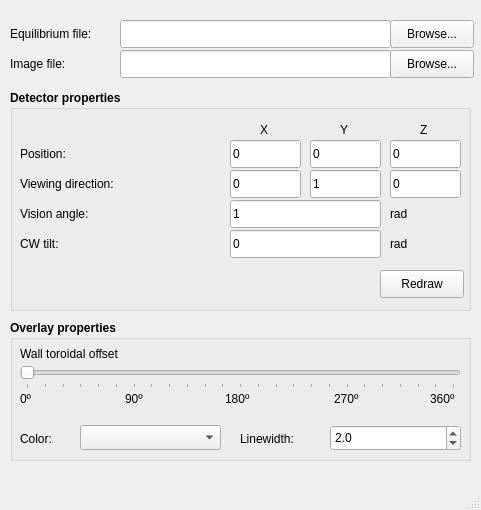
<?xml version="1.0" encoding="UTF-8"?>
<ui version="4.0">
 <class>DetectorCalibration</class>
 <widget class="QMainWindow" name="DetectorCalibration">
  <property name="geometry">
   <rect>
    <x>0</x>
    <y>0</y>
    <width>481</width>
    <height>510</height>
   </rect>
  </property>
  <property name="windowTitle">
   <string>Detector Calibration Tool</string>
  </property>
  <widget class="QWidget" name="centralwidget">
   <widget class="QLabel" name="label">
    <property name="geometry">
     <rect>
      <x>10</x>
      <y>20</y>
      <width>111</width>
      <height>28</height>
     </rect>
    </property>
    <property name="text">
     <string>Equilibrium file:</string>
    </property>
   </widget>
   <widget class="QLineEdit" name="tbEquilibrium">
    <property name="geometry">
     <rect>
      <x>120</x>
      <y>20</y>
      <width>271</width>
      <height>28</height>
     </rect>
    </property>
   </widget>
   <widget class="QLabel" name="label_2">
    <property name="geometry">
     <rect>
      <x>10</x>
      <y>50</y>
      <width>91</width>
      <height>28</height>
     </rect>
    </property>
    <property name="text">
     <string>Image file:</string>
    </property>
   </widget>
   <widget class="QLineEdit" name="tbImage">
    <property name="geometry">
     <rect>
      <x>120</x>
      <y>50</y>
      <width>271</width>
      <height>28</height>
     </rect>
    </property>
   </widget>
   <widget class="QPushButton" name="btnBrowseEq">
    <property name="geometry">
     <rect>
      <x>390</x>
      <y>20</y>
      <width>84</width>
      <height>28</height>
     </rect>
    </property>
    <property name="text">
     <string>Browse...</string>
    </property>
   </widget>
   <widget class="QPushButton" name="btnBrowseImage">
    <property name="geometry">
     <rect>
      <x>390</x>
      <y>50</y>
      <width>84</width>
      <height>28</height>
     </rect>
    </property>
    <property name="text">
     <string>Browse...</string>
    </property>
   </widget>
   <widget class="QGroupBox" name="gbDetector">
    <property name="geometry">
     <rect>
      <x>10</x>
      <y>90</y>
      <width>461</width>
      <height>221</height>
     </rect>
    </property>
    <property name="font">
     <font>
      <weight>75</weight>
      <bold>true</bold>
     </font>
    </property>
    <property name="title">
     <string>Detector properties</string>
    </property>
    <widget class="QLabel" name="label_3">
     <property name="geometry">
      <rect>
       <x>250</x>
       <y>30</y>
       <width>21</width>
       <height>20</height>
      </rect>
     </property>
     <property name="font">
      <font>
       <weight>50</weight>
       <bold>false</bold>
      </font>
     </property>
     <property name="text">
      <string>X</string>
     </property>
    </widget>
    <widget class="QLabel" name="label_4">
     <property name="geometry">
      <rect>
       <x>330</x>
       <y>30</y>
       <width>21</width>
       <height>20</height>
      </rect>
     </property>
     <property name="font">
      <font>
       <weight>50</weight>
       <bold>false</bold>
      </font>
     </property>
     <property name="text">
      <string>Y</string>
     </property>
    </widget>
    <widget class="QLabel" name="label_5">
     <property name="geometry">
      <rect>
       <x>410</x>
       <y>30</y>
       <width>21</width>
       <height>20</height>
      </rect>
     </property>
     <property name="font">
      <font>
       <weight>50</weight>
       <bold>false</bold>
      </font>
     </property>
     <property name="text">
      <string>Z</string>
     </property>
    </widget>
    <widget class="QLineEdit" name="tbPosX">
     <property name="geometry">
      <rect>
       <x>220</x>
       <y>50</y>
       <width>71</width>
       <height>28</height>
      </rect>
     </property>
     <property name="font">
      <font>
       <weight>50</weight>
       <bold>false</bold>
      </font>
     </property>
     <property name="text">
      <string>0</string>
     </property>
    </widget>
    <widget class="QLineEdit" name="tbPosY">
     <property name="geometry">
      <rect>
       <x>300</x>
       <y>50</y>
       <width>71</width>
       <height>28</height>
      </rect>
     </property>
     <property name="font">
      <font>
       <weight>50</weight>
       <bold>false</bold>
      </font>
     </property>
     <property name="text">
      <string>0</string>
     </property>
    </widget>
    <widget class="QLineEdit" name="tbPosZ">
     <property name="geometry">
      <rect>
       <x>380</x>
       <y>50</y>
       <width>71</width>
       <height>28</height>
      </rect>
     </property>
     <property name="font">
      <font>
       <weight>50</weight>
       <bold>false</bold>
      </font>
     </property>
     <property name="text">
      <string>0</string>
     </property>
    </widget>
    <widget class="QLineEdit" name="tbDirX">
     <property name="geometry">
      <rect>
       <x>220</x>
       <y>80</y>
       <width>71</width>
       <height>28</height>
      </rect>
     </property>
     <property name="font">
      <font>
       <weight>50</weight>
       <bold>false</bold>
      </font>
     </property>
     <property name="text">
      <string>0</string>
     </property>
    </widget>
    <widget class="QLineEdit" name="tbDirZ">
     <property name="geometry">
      <rect>
       <x>380</x>
       <y>80</y>
       <width>71</width>
       <height>28</height>
      </rect>
     </property>
     <property name="font">
      <font>
       <weight>50</weight>
       <bold>false</bold>
      </font>
     </property>
     <property name="text">
      <string>0</string>
     </property>
    </widget>
    <widget class="QLineEdit" name="tbDirY">
     <property name="geometry">
      <rect>
       <x>300</x>
       <y>80</y>
       <width>71</width>
       <height>28</height>
      </rect>
     </property>
     <property name="font">
      <font>
       <weight>50</weight>
       <bold>false</bold>
      </font>
     </property>
     <property name="text">
      <string>1</string>
     </property>
    </widget>
    <widget class="QLabel" name="label_6">
     <property name="geometry">
      <rect>
       <x>10</x>
       <y>50</y>
       <width>131</width>
       <height>28</height>
      </rect>
     </property>
     <property name="font">
      <font>
       <weight>50</weight>
       <bold>false</bold>
      </font>
     </property>
     <property name="text">
      <string>Position:</string>
     </property>
    </widget>
    <widget class="QLabel" name="label_7">
     <property name="geometry">
      <rect>
       <x>10</x>
       <y>80</y>
       <width>191</width>
       <height>28</height>
      </rect>
     </property>
     <property name="font">
      <font>
       <weight>50</weight>
       <bold>false</bold>
      </font>
     </property>
     <property name="text">
      <string>Viewing direction:</string>
     </property>
    </widget>
    <widget class="QLabel" name="label_8">
     <property name="geometry">
      <rect>
       <x>10</x>
       <y>110</y>
       <width>141</width>
       <height>28</height>
      </rect>
     </property>
     <property name="font">
      <font>
       <weight>50</weight>
       <bold>false</bold>
      </font>
     </property>
     <property name="text">
      <string>Vision angle:</string>
     </property>
    </widget>
    <widget class="QLineEdit" name="tbVisang">
     <property name="geometry">
      <rect>
       <x>220</x>
       <y>110</y>
       <width>151</width>
       <height>28</height>
      </rect>
     </property>
     <property name="font">
      <font>
       <weight>50</weight>
       <bold>false</bold>
      </font>
     </property>
     <property name="text">
      <string>1</string>
     </property>
    </widget>
    <widget class="QLabel" name="label_9">
     <property name="geometry">
      <rect>
       <x>380</x>
       <y>110</y>
       <width>63</width>
       <height>28</height>
      </rect>
     </property>
     <property name="font">
      <font>
       <weight>50</weight>
       <bold>false</bold>
      </font>
     </property>
     <property name="text">
      <string>rad</string>
     </property>
    </widget>
    <widget class="QLabel" name="label_10">
     <property name="geometry">
      <rect>
       <x>10</x>
       <y>140</y>
       <width>151</width>
       <height>28</height>
      </rect>
     </property>
     <property name="font">
      <font>
       <weight>50</weight>
       <bold>false</bold>
      </font>
     </property>
     <property name="text">
      <string>CW tilt:</string>
     </property>
    </widget>
    <widget class="QLineEdit" name="tbTilt">
     <property name="geometry">
      <rect>
       <x>220</x>
       <y>140</y>
       <width>151</width>
       <height>28</height>
      </rect>
     </property>
     <property name="font">
      <font>
       <weight>50</weight>
       <bold>false</bold>
      </font>
     </property>
     <property name="text">
      <string>0</string>
     </property>
    </widget>
    <widget class="QLabel" name="label_11">
     <property name="geometry">
      <rect>
       <x>380</x>
       <y>140</y>
       <width>63</width>
       <height>28</height>
      </rect>
     </property>
     <property name="font">
      <font>
       <weight>50</weight>
       <bold>false</bold>
      </font>
     </property>
     <property name="text">
      <string>rad</string>
     </property>
    </widget>
    <widget class="QPushButton" name="btnRedraw">
     <property name="geometry">
      <rect>
       <x>370</x>
       <y>180</y>
       <width>84</width>
       <height>28</height>
      </rect>
     </property>
     <property name="font">
      <font>
       <weight>50</weight>
       <bold>false</bold>
      </font>
     </property>
     <property name="text">
      <string>Redraw</string>
     </property>
    </widget>
   </widget>
   <widget class="QGroupBox" name="gbOverlay">
    <property name="geometry">
     <rect>
      <x>10</x>
      <y>320</y>
      <width>461</width>
      <height>141</height>
     </rect>
    </property>
    <property name="font">
     <font>
      <weight>75</weight>
      <bold>true</bold>
     </font>
    </property>
    <property name="title">
     <string>Overlay properties</string>
    </property>
    <widget class="QLabel" name="lblTor270">
     <property name="geometry">
      <rect>
       <x>324</x>
       <y>70</y>
       <width>41</width>
       <height>17</height>
      </rect>
     </property>
     <property name="font">
      <font>
       <weight>50</weight>
       <bold>false</bold>
      </font>
     </property>
     <property name="text">
      <string>270º</string>
     </property>
    </widget>
    <widget class="QLabel" name="lblTor90">
     <property name="geometry">
      <rect>
       <x>115</x>
       <y>70</y>
       <width>31</width>
       <height>17</height>
      </rect>
     </property>
     <property name="font">
      <font>
       <weight>50</weight>
       <bold>false</bold>
      </font>
     </property>
     <property name="text">
      <string>90º</string>
     </property>
    </widget>
    <widget class="QLabel" name="lblToroidal">
     <property name="geometry">
      <rect>
       <x>10</x>
       <y>25</y>
       <width>141</width>
       <height>17</height>
      </rect>
     </property>
     <property name="font">
      <font>
       <weight>50</weight>
       <bold>false</bold>
      </font>
     </property>
     <property name="text">
      <string>Wall toroidal offset</string>
     </property>
    </widget>
    <widget class="QLabel" name="lblTor360">
     <property name="geometry">
      <rect>
       <x>420</x>
       <y>70</y>
       <width>41</width>
       <height>17</height>
      </rect>
     </property>
     <property name="font">
      <font>
       <weight>50</weight>
       <bold>false</bold>
      </font>
     </property>
     <property name="text">
      <string>360º</string>
     </property>
    </widget>
    <widget class="QLabel" name="lblTor180">
     <property name="geometry">
      <rect>
       <x>215</x>
       <y>70</y>
       <width>41</width>
       <height>17</height>
      </rect>
     </property>
     <property name="font">
      <font>
       <weight>50</weight>
       <bold>false</bold>
      </font>
     </property>
     <property name="text">
      <string>180º</string>
     </property>
    </widget>
    <widget class="QLabel" name="lblTor0">
     <property name="geometry">
      <rect>
       <x>10</x>
       <y>70</y>
       <width>67</width>
       <height>17</height>
      </rect>
     </property>
     <property name="font">
      <font>
       <weight>50</weight>
       <bold>false</bold>
      </font>
     </property>
     <property name="text">
      <string>0º</string>
     </property>
    </widget>
    <widget class="QSlider" name="sliderToroidal">
     <property name="geometry">
      <rect>
       <x>10</x>
       <y>45</y>
       <width>441</width>
       <height>24</height>
      </rect>
     </property>
     <property name="maximum">
      <number>360</number>
     </property>
     <property name="value">
      <number>0</number>
     </property>
     <property name="orientation">
      <enum>Qt::Horizontal</enum>
     </property>
     <property name="tickPosition">
      <enum>QSlider::TicksBelow</enum>
     </property>
     <property name="tickInterval">
      <number>15</number>
     </property>
    </widget>
    <widget class="QComboBox" name="cbColor">
     <property name="geometry">
      <rect>
       <x>70</x>
       <y>105</y>
       <width>141</width>
       <height>25</height>
      </rect>
     </property>
     <property name="font">
      <font>
       <weight>50</weight>
       <bold>false</bold>
      </font>
     </property>
    </widget>
    <widget class="QLabel" name="label_12">
     <property name="geometry">
      <rect>
       <x>10</x>
       <y>110</y>
       <width>67</width>
       <height>17</height>
      </rect>
     </property>
     <property name="font">
      <font>
       <weight>50</weight>
       <bold>false</bold>
      </font>
     </property>
     <property name="text">
      <string>Color:</string>
     </property>
    </widget>
    <widget class="QLabel" name="label_13">
     <property name="geometry">
      <rect>
       <x>230</x>
       <y>110</y>
       <width>81</width>
       <height>17</height>
      </rect>
     </property>
     <property name="font">
      <font>
       <weight>50</weight>
       <bold>false</bold>
      </font>
     </property>
     <property name="text">
      <string>Linewidth:</string>
     </property>
    </widget>
    <widget class="QDoubleSpinBox" name="dsbLinewidth">
     <property name="geometry">
      <rect>
       <x>320</x>
       <y>105</y>
       <width>131</width>
       <height>26</height>
      </rect>
     </property>
     <property name="font">
      <font>
       <weight>50</weight>
       <bold>false</bold>
      </font>
     </property>
     <property name="decimals">
      <number>1</number>
     </property>
     <property name="minimum">
      <double>0.500000000000000</double>
     </property>
     <property name="maximum">
      <double>10.000000000000000</double>
     </property>
     <property name="value">
      <double>2.000000000000000</double>
     </property>
    </widget>
   </widget>
  </widget>
  <widget class="QMenuBar" name="menubar">
   <property name="geometry">
    <rect>
     <x>0</x>
     <y>0</y>
     <width>481</width>
     <height>22</height>
    </rect>
   </property>
  </widget>
  <widget class="QStatusBar" name="statusbar"/>
 </widget>
 <resources/>
 <connections/>
</ui>
